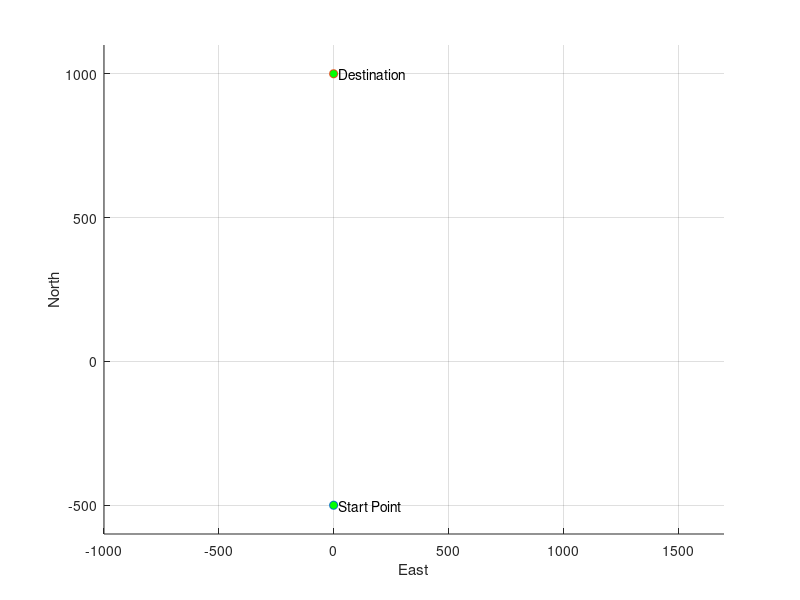

This figure's MATLAB source: (Note: this script raises an error after producing the figure.)
% This script is to test collision avoidance demo
clear,clc,close all
pause(0.01)
figure(1)
hold on
xlim([-1000 1700]);
ylim([-600 1100]);
hold on
xlabel('East');
ylabel('North');
grid on

% Define vessel shape
x_shape = [0,0.3,0.7,1,0.5,0,-0.5,-1,-0.7,-0.3,0];
y_shape = [6,4.6,2,0,-1.2,-2,-1.2,0,2,4.6,6];
scale = 12;
[m_shape, n_shape] = size(x_shape);

% Define start point
startpoint_x = 0;
startpoint_y = -500;

% Define destination
destination_x = 0;
destination_y = 1000;

% plot the start point and plot the destination
plot(startpoint_x, startpoint_y, 'o', 'MarkerFaceColor','g')
hold on
plot(destination_x, destination_y, 'o', 'MarkerFaceColor','g')
hold on
text(startpoint_x+20, startpoint_y,'Start Point','Fontsize',10 );
hold on
text(destination_x+20, destination_y,'Destination','Fontsize',10 );
hold on


% Define USV
x_usv = startpoint_x;
y_usv = startpoint_y;
v_usv = 4;
h_usv = 0;
delta_t = 1;

%% Define intruder number
n_intruder = 6;

% Define intruder one
x_intruder(1) = 1000;
y_intruder(1) = 300;
v_intruder(1) = 4;
h_intruder(1) = pi;

% Define intruder two
x_intruder(2) = -20;
y_intruder(2) = 450;
v_intruder(2) = 2;
h_intruder(2) = 3*pi/2;

% Define intruder three
x_intruder(3) = 1600;
y_intruder(3) = 700;
v_intruder(3) = 4;
h_intruder(3) = pi;

% Define intruder four
x_intruder(4) = 1200;
y_intruder(4) = 300;
v_intruder(4) = 4;
h_intruder(4) = pi;

% Define intruder five
x_intruder(5) = 1000;
y_intruder(5) = 0;
v_intruder(5) = 2;
h_intruder(5) = pi;

% Define intruder six
x_intruder(6) = -800;
y_intruder(6) = -200;
v_intruder(6) = 2;
h_intruder(6) = 0;



%% Define safety parameters (safety raius cpa, TCPA)
cpa = 100;
tcpa = 60;

% Define the proportionality constant of PN guidance method
N1 = 10;

% Define other parameters
tmatrix = zeros(2);

% Initialize the last commanded usv heading angle
double h_usv
double print_h_usv
double tangent_course_sight
double delta_tangent_course_sight
double course_sight_rate
%relative_v_usv_tangent = vpa(4)

pre_h_usv = 0;
previous_tangent_course_angle = pi/3;
current_avoiding_intruder = 0;
distance = 100;
intruder_index = 0;


for time = 1:1000
    x_usv = x_usv + v_usv*cos(h_usv)*delta_t;
    y_usv = y_usv + v_usv*sin(h_usv)*delta_t;
    
    for i = 1:n_intruder
        x_intruder(i) = x_intruder(i) + v_intruder(i)*cos(h_intruder(i))*delta_t;
        y_intruder(i) = y_intruder(i) + v_intruder(i)*sin(h_intruder(i))*delta_t;
    end
    
%     x_intruder(1) = x_intruder(1) + v_intruder(1)*cos(h_intruder(1))*delta_t;
%     y_intruder(1) = y_intruder(1) + v_intruder(1)*sin(h_intruder(1))*delta_t;
%     x_intruder(2) = x_intruder(2) + v_intruder(2)*cos(h_intruder(2))*delta_t;
%     y_intruder(2) = y_intruder(2) + v_intruder(2)*sin(h_intruder(2))*delta_t;
%     x_intruder(3) = x_intruder(3) + v_intruder(3)*cos(h_intruder(3))*delta_t;
%     y_intruder(3) = y_intruder(3) + v_intruder(3)*sin(h_intruder(3))*delta_t;
    
    %% check the collision
    % the status flag output from check_collision will only equal to 0, 1,
    % 2.
    % status_flag = 0, no collision in 2*tcpa time
    % status_flag = 1, warning, collision in 2*tcpa time
    % status_flag = 2, collision in tcpa time, does not need to turn
    % status_flag = 3, This will be added in check colregs part!!!!!!
    
    % c = 0, decide avoid
    % c = 1, decide not avoid
    
    h_usv_origional = atan2(destination_y - y_usv, destination_x -x_usv);
    if h_usv_origional < 0
        h_usv_origional = h_usv_origional + 2*pi;
    end
    
    for j = 1:n_intruder
        status_flag(j) = 0;
        [c(j), status_flag(j)] = check_collision(x_usv, y_usv, v_usv, h_usv_origional, x_intruder(j), y_intruder(j), v_intruder(j), h_intruder(j), cpa, tcpa);
    end
       
    
    %% check the Colregs scenario
    % scenario = 0, no collision case
    % scenario = 1, heading on under potential collision in tcpa
    % scenario = 2, crossing under potential collision in tcpa
    % scenario = 3, overtaking under potential collision in tcpa
    
    % status_flag = 0, no collision in 2*tcpa time
    % status_flag = 1, warning, collision in 2*tcpa time
    % status_flag = 2, collision in tcpa time, does not need to turn
    % status_flag = 3, collision in tcpa time, need to turn 
    
    for k = 1:n_intruder
        if c(k)==1
            % choose the front and right side as the required to turn
            % scenarios
            
            
            % Transpose matrix
            tmatrix = [sin(h_usv) -cos(h_usv);
                       cos(h_usv)  sin(h_usv)];
                   
            % Transpose the intruder position into the usv frame and the
            % usv position is (0,0)
            body_position_intruder = tmatrix * [x_intruder(k)-x_usv;y_intruder(k)-y_usv];
            body_x_intruder = body_position_intruder(1);
            body_y_intruder = body_position_intruder(2);
            
            % Calculate the line of sight angle of the intruder in the usv
            % body frame
            body_theta = atan2(body_y_intruder, body_x_intruder);
            
            status_flag(k) = 3;
            if body_theta>=pi/2-10*pi/180 && body_theta<=pi/2+10*pi/180
                scenario = 1;
                status_flag(k) = 3;
            elseif body_theta>=-22.5*pi/180 && body_theta<pi/2-10*pi/180
                scenario = 2;
                status_flag(k) = 3;
            end
            
            if k == current_avoiding_intruder
                status_flag(k) = 3;
            end
       
        end
        
    end
 
    %% calculate out the collision resoultion
    % choose the status_flag = 3 case and calculate out the collision
    % resolution point 
    [row, col] = find(status_flag==3);
    % if no need to change course angle, just follow the origional path
%     if isempty(col)==1
%         h_usv = h_usv_origional;
%     end    


    %% if potential collision exists and required to change course angle!
    if isempty(col)==0
        [row_col, col_col] = size(col);
        %% Calculate the number of the potential collisions and the collision resolution
  
        % When there is one intruder required to be avoided
        if col_col==1
            % Calculate the right side tangent point
            if sqrt((x_usv - x_intruder(col))^2+(y_usv - y_intruder(col))^2)<cpa
                 h_relative_usv_required = pre_h_usv;
            else [tangent_x, tangent_y] = rightside_tangent_point(x_usv, y_usv, x_intruder(col), y_intruder(col), cpa);
                 tangent_x = vpa(tangent_x, 7);
                 tangent_y = vpa(tangent_y, 7);
                 h_relative_tangent = atan2(y_usv - tangent_y, x_usv - tangent_x);
                 h_relative_usv_required = required_course(v_usv, v_intruder(col),h_relative_tangent,h_intruder(col));
            end
            
             if abs(h_relative_usv_required - h_usv)>10*pi/180
                 h_usv = h_usv + sign(h_relative_usv_required - h_usv)*10*pi/180;
             else h_usv = h_relative_usv_required;
             end
            
            %h_usv = h_relative_usv_required
            
            
            
            v_intruder_collision = v_intruder(col);
            h_intruder_collision = h_intruder(col);
            intruder_index = col;
            
            % Record the current intruder index 
            current_avoiding_intruder = intruder_index;
            
            dist = norm([x_usv - x_intruder(col), y_usv - y_intruder(col)]);
            distance = [distance, dist];
        % When there is multiple intruders required to be avoided
        elseif col_col>1
            % Calculate the collision resolution point of multiple collisions 
             multi_h_relative_usv_required = zeros(1,col_col);
             
             
             for k = 1:col_col
                 [multi_tangent_x(k),multi_tangent_y(k)] = rightside_tangent_point(x_usv, y_usv, x_intruder(col(k)), y_intruder(col(k)), cpa);
                 multi_h_relative_tangent(k) = atan2(y_usv - multi_tangent_y(k), x_usv - multi_tangent_x(k));
                 multi_h_relative_usv_required(k) = required_course(v_usv, v_intruder(col(k)), multi_h_relative_tangent(k),h_intruder(col(k)));
             end
  
            
            [row_max, col_max] = max(abs(multi_h_relative_usv_required - h_usv_origional)); 
            h_relative_usv_required = multi_h_relative_usv_required(col_max);
            
              if abs(h_relative_usv_required - h_usv)>10*pi/180
                 h_usv = h_usv + sign(h_relative_usv_required - h_usv)*10*pi/180;
              else h_usv = h_relative_usv_required;
              end
            
             %h_usv = h_relative_usv_required;
             
             tangent_x = multi_tangent_x(col_max);
             tangent_y = multi_tangent_y(col_max);
             v_intruder_collision = v_intruder(col_max);
             h_intruder_collision = h_intruder(col_max);
             intruder_index = col_max;
             
             
             %calculate the distance between usv and the intruder
             dist = norm([x_usv - x_intruder(col_max), y_usv - y_intruder(col_max)]);
             distance = [distance, dist];
             
            % Record the current intruder index 
            current_avoiding_intruder = intruder_index;
        end
        
        %% PN guidance
        % calculate the current line of sight angle
        tangent_course_sight = atan2(tangent_y - y_usv, tangent_x - x_usv);
        if tangent_course_sight < 0
            tangent_course_sight = tangent_course_sight + 2*pi;
        end
           
        
        % delta_tangent_course_sight is the difference between the line of sight
        % and the previous line of sight angle (from the usv to the tangent point)
        delta_tangent_course_sight = tangent_course_sight - previous_tangent_course_angle;
        
        % delta_tangent_course_sight is regulated into the right range
%         if delta_tangent_course_sight > pi
%             delta_tangent_course_sight = -delta_tangent_course_sight + 2*pi;
%         elseif delta_tangent_course_sight < -pi
%             delta_tangent_course_sight = -2*pi + delta_tangent_course_sight;
%         end
%         
        course_sight_rate = delta_tangent_course_sight;
        
        % calculate the relative speed betweent the usv and the tangent
        % point
        relative_v_usv_tangent = sqrt((v_usv*cos(pre_h_usv) - v_intruder_collision*cos(h_intruder_collision))^2+(v_usv*sin(pre_h_usv) - v_intruder_collision*sin(h_intruder_collision))^2);
        relative_v_usv_tangent = double(relative_v_usv_tangent);
        % h_usv_acceleration is the acceleration perpendicular to the usv
        % heading
        h_usv_acceleration = N1 * course_sight_rate * relative_v_usv_tangent;
        
        % h_usv_rate is the angular velocity
        h_usv_rate = h_usv_acceleration / relative_v_usv_tangent;
        
        h_desired_usv = double(pre_h_usv + h_usv_rate);
  
        if abs(h_desired_usv - pre_h_usv) > 15*pi/180
           h_usv = pre_h_usv + sign(h_desired_usv - pre_h_usv)*15*pi/180;
        else h_usv = h_desired_usv;
        end
     
        
        %h_usv = h_relative_usv_required;
        
        while abs(h_usv) >2*pi
            if h_usv<0
                h_usv = h_usv + 2*pi;
            elseif h_usv>2*pi
                h_usv = h_usv - 2*pi;
            end
        end
            
        
        previous_tangent_course_angle = tangent_course_sight;
        pre_h_usv = h_usv;
    end
    
    
    
    %% If no collision, go back to origional path
     if status_flag == 0
         h_usv_back = double(atan2(destination_y-y_usv,destination_x-x_usv));
         intruder_index = 0;
         if abs(h_usv_back - pre_h_usv) > 15*pi/180
            h_usv = pre_h_usv + sign(h_usv_back - pre_h_usv)*15*pi/180;
           else h_usv = h_usv_back;
         end        
     end
     

     
    % record the commanded usv heading angle in previous_h_usv
    pre_h_usv = h_usv;
    
    %% Draw and delete the usv and the intruders
    [x_usv_plot, y_usv_plot, H, G] = draw_kayaka(x_shape,y_shape,x_usv,y_usv,scale, h_usv);
    
    for i = 1:n_intruder
        if i==intruder_index
            [x_intruder_one_plot, y_intruder_one_plot, H_intruder(i), G_intruder(i)] =draw_intruder(x_shape, y_shape, x_intruder(i), y_intruder(i), scale, h_intruder(i), [1 0 0]);
            intruder_text(i) = text(x_intruder(i), y_intruder(i)+40, num2str(i), 'Color',[1 0 0]);
        else
            [x_intruder_one_plot, y_intruder_one_plot, H_intruder(i), G_intruder(i)] =draw_intruder(x_shape, y_shape, x_intruder(i), y_intruder(i), scale, h_intruder(i), [0 0 1]);
            intruder_text(i) = text(x_intruder(i), y_intruder(i)+40, num2str(i), 'Color',[0 0 1]);
        end   
        
        
    end
    
    plot(x_usv, y_usv,'.','MarkerEdgeColor','b')
    hold on
    usv_text = text(x_usv + 20, y_usv-20,'USV','Color',[1 0 0]);
    
    pause(0.01)
    delete(H);
    delete(G);
    delete(usv_text);
    for i = 1:n_intruder
        delete(H_intruder(i));
        delete(G_intruder(i));
        delete(intruder_text(i));
    end
   time = time+1;
   
   distance_usv_destination = [destination_y-y_usv,destination_x-x_usv];
   if norm(distance_usv_destination)<10
       break
   end
   
end

figure(2)
[m_d, n_x] = size(distance);
for i = 2:n_x
    plot(i, distance(i), '.','MarkerEdgeColor','b')
    hold on 
end
xlim([0,n_x+10])
ylim([0, max(distance)])
grid on
xlabel('t')
ylabel('Distance')
hold on





